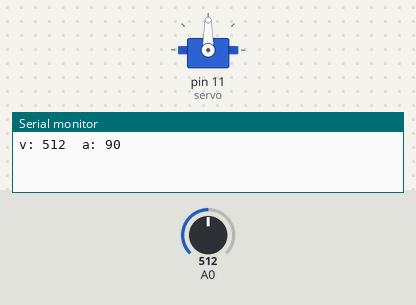
A sketch run on a simulated Arduino Uno, built with avr-gcc and run on an emulated ATmega328P. Parts: servo, the last lines printed to the serial monitor. Inputs (shaded band) come from the test bench; at power-on: A0 = 512.

Above: at 1.2 s.
1.3 s: A0 set to 716
At 1.7 s:
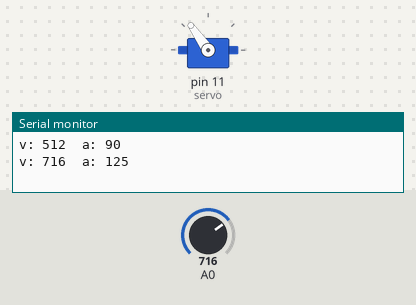
2.8 s: A0 set to 900
At 4.0 s:
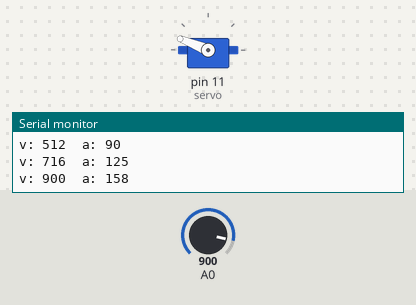
4.3 s: A0 set to 1023
At 5.2 s:
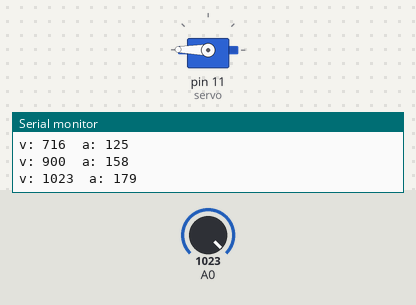
5.8 s: A0 set to 306
At 6.3 s:
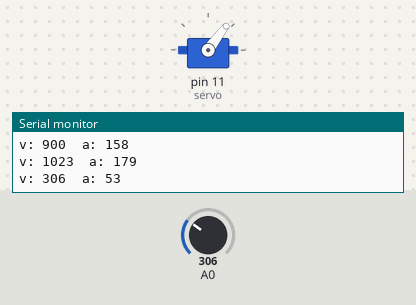
7.3 s: A0 set to 122
At 8.5 s:
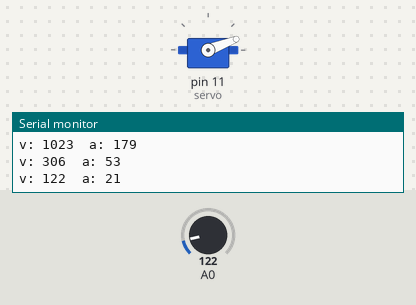
8.8 s: A0 set to 0
At 9.8 s:
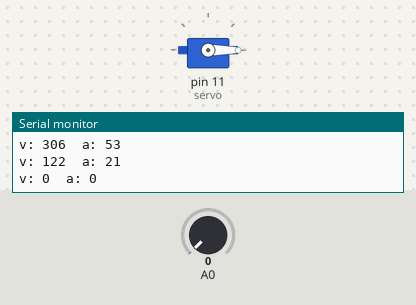
Timing chart, 0 to 11.3 s (numbered marks = the images above; inputs shaded):
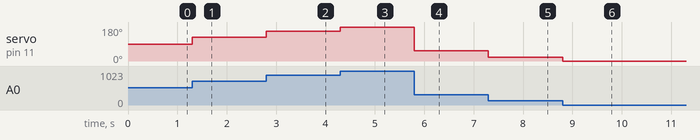

Measured:
- after the input at 1.3 s, servo on pin 11 (servo): 90° → 125° at once
- after the input at 2.8 s, servo on pin 11 (servo): 125° → 158° at once
- after the input at 4.3 s, servo on pin 11 (servo): 158° → 179° at once
- after the input at 5.8 s, servo on pin 11 (servo): 179° → 53° at once
- after the input at 7.3 s, servo on pin 11 (servo): 53° → 21° at once
- after the input at 8.8 s, servo on pin 11 (servo): 21° → 0° at once

The sketch:

servo-tester.ino
```cpp
#include <Servo.h>

Servo servo;
int last_value = -1000;

void setup() {
    servo.attach(11);
    Serial.begin(115200);
}

void loop() {
    int value = analogRead(A0);
    int angle = map(value, 0, 1024, 0, 180);
    if(abs(last_value - value) > 2) {
        last_value = value;
        char s[32];
        snprintf(s, sizeof(s), "v: %d\ta: %d", value, angle);
        Serial.println(s);
    }
    servo.write(angle);
}
```
